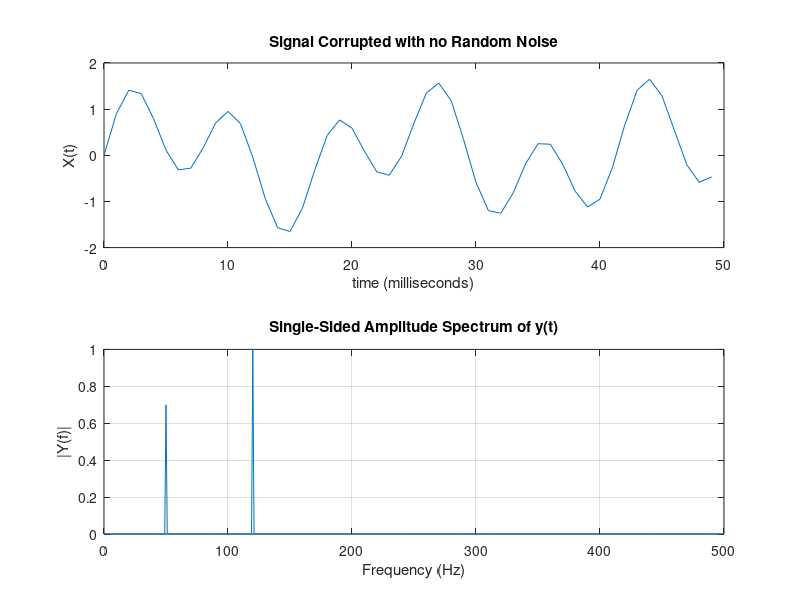
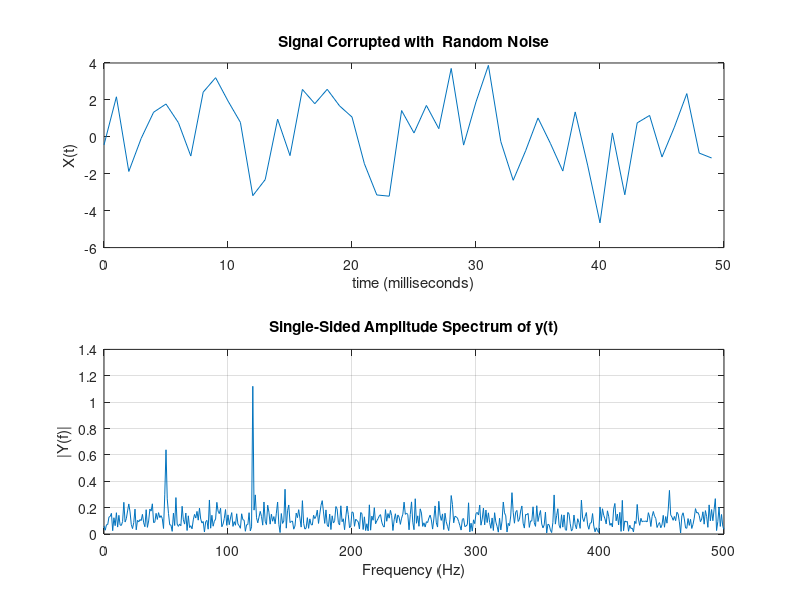

Write MATLAB code to recreate these figures, in order.
%% without noise
clc;clear all; close all;
Fs = 1000;                    % Sampling frequency
T = 1/Fs;                     % Sample time
L = 1000;                     % Length of signal
t = (0:L-1)*T;                % Time vector
% Sum of a 50 Hz sinusoid and a 120 Hz sinusoid
x = 0.7*sin(2*pi*50*t) + sin(2*pi*120*t); 
%y = x + 2*randn(size(t));
subplot(211)% Sinusoids plus noise
plot(Fs*t(1:50),x(1:50))
title('Signal Corrupted with no Random Noise')
xlabel('time (milliseconds)')
ylabel('X(t)')
% NFFT = 2^nextpow2(L); % Next power of 2 from length of y
% Y = fft(y,NFFT)/L;
% f = Fs/2*linspace(0,1,NFFT/2+1);
% 
% % Plot single-sided amplitude spectrum.
% plot(f,2*abs(Y(1:NFFT/2+1))) 
Y=fft(x);
P2=abs(Y/L);
P1=P2(1:L/2+1);
P1(2:end-1)=2*P1(2:end-1);
f=Fs*(0:(L/2))/L;
subplot(212)
plot(f,P1)
title('Single-Sided Amplitude Spectrum of y(t)')
xlabel('Frequency (Hz)')
ylabel('|Y(f)|')
grid on;

%% with noise


figure
Fs = 1000;                    % Sampling frequency
T = 1/Fs;                     % Sample time
L = 1000;                     % Length of signal
t = (0:L-1)*T;                % Time vector
% Sum of a 50 Hz sinusoid and a 120 Hz sinusoid
x1 = 0.7*sin(2*pi*50*t) + sin(2*pi*120*t); 
y1 = x1 + 2*randn(size(t));

subplot(211)% Sinusoids plus noise
plot(Fs*t(1:50),y1(1:50))
title('Signal Corrupted with  Random Noise')
xlabel('time (milliseconds)')
ylabel('X(t)')
% NFFT = 2^nextpow2(L); % Next power of 2 from length of y
% Y = fft(y,NFFT)/L;
% f = Fs/2*linspace(0,1,NFFT/2+1);
% 
% % Plot single-sided amplitude spectrum.
% plot(f,2*abs(Y(1:NFFT/2+1))) 
Y1=fft(y1);
P21=abs(Y1/L);
P11=P21(1:L/2+1);
P11(2:end-1)=2*P11(2:end-1);
f1=Fs*(0:(L/2))/L;
subplot(212)
plot(f1,P11)
title('Single-Sided Amplitude Spectrum of y(t)')
xlabel('Frequency (Hz)')
ylabel('|Y(f)|')
grid on;

